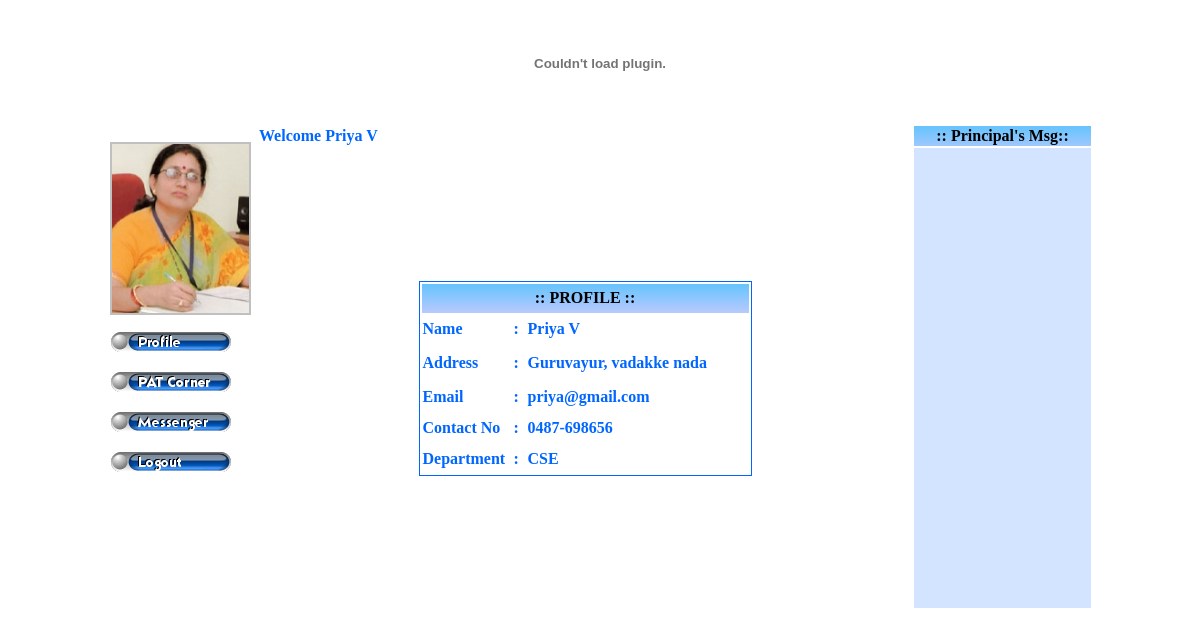
/pat_home.php (signed in), run on the app's committed database.
### tables this page shows
CREATE TABLE IF NOT EXISTS `staff` (
  `staffid` varchar(15) NOT NULL,
  `password` varchar(100) NOT NULL,
  `name` varchar(50) NOT NULL,
  `email` varchar(50) NOT NULL,
  `phone` varchar(15) NOT NULL,
  `mobile` varchar(15) NOT NULL,
  `maritalStatus` char(1) NOT NULL,
  `paddress` varchar(1000) NOT NULL,
  `taddress` varchar(1000) NOT NULL,
  `dob` date NOT NULL,
  `gender` char(1) NOT NULL,
  `religion` varchar(30) NOT NULL,
  `caste` varchar(30) NOT NULL,
  `dept` varchar(5) NOT NULL,
  `qualification` varchar(500) NOT NULL,
  `designation` varchar(30) NOT NULL,
  `photo` varchar(50) NOT NULL,
  PRIMARY KEY (`staffid`)
);

### pat_home.php (the view, shortened to what this page needs)
<HTML><HEAD>
<link rel="stylesheet" type="text/css" href="patv_menustyle.css" media="screen, print" />
<link href="text.css" rel="stylesheet" type="text/css">
<link href="news.css" rel="stylesheet" type="text/css">
<link href="title.css" rel="stylesheet" type="text/css">
</HEAD>
<BODY text=#C0C0C0 vLink=#C0C0C0 aLink=#C0FFAB link=#C0C0C0 leftmargin="0" topmargin="0">
<?php
 $staffid=$_COOKIE['user'];
 $con=mysql_connect("localhost","root","");
 if(!$con)
 {
 die("could not connect:".mysql_error());
 }
 else
 {
 $query=mysql_query("SELECT * FROM staff WHERE staffid='$staffid'");
 $row=mysql_fetch_array($query);
 $name=$row['name'];
 $photo=$row['photo'];
 $src="upload/".$photo;
 $address=$row['paddress'];
 $email=$row['email'];
 $phone=$row['phone'];
 $dept=$row['dept'];
 }
 ?>
<table width="200" border="0" align="center">
  <tr>
    <td colspan="3"><div align="center">
        <object classid="clsid:D27CDB6E-AE6D-11cf-96B8-444553540000" codebase="http://download.macromedia.com/pub/shockwave/cabs/flash/swflash.cab#version=6,0,29,0" width="980" height="120">
          <embed src="banner.swf" quality="high" pluginspage="http://www.macromedia.com/go/getflashplayer" type="application/x-shockwave-flash" width="980" height="120"></embed>
        </object>
    </div></td>
  </tr>
  <tr>
    <td width="145" rowspan="2"><p class="style7"><span class="style1"><img src="<?php echo $src; ?>" alt="" name="photo" width="137" height="169" border="2" class="style6"></span></p>
        <table border="0" cellpadding="0" cellspacing="0">
          <tr>
            <td> <a onmouseover="setOverImg('1','');overSub=true;showSubMenu('submenu1','button1');" onmouseout="setOutImg('1','');overSub=false;setTimeout('hideSubMenu(\'submenu1\')',delay);" target=""><img src="patv_buttons/button1up.png" border="0" id="button1" vspace="1" hspace="1"></a><br></td>
          </tr>
          <tr>
            <td>&nbsp;</td>
          </tr>
          <tr>
            <td> <a onmouseover="setOverImg('2','');overSub=true;showSubMenu('submenu2','button2');" onmouseout="setOutImg('2','');overSub=false;setTimeout('hideSubMenu(\'submenu2\')',delay);" target=""><img src="patv_buttons/button2up.png" border="0" id="button2" vspace="1" hspace="1"></a><br>
            </td>
          </tr>
          <tr>
            <td>&nbsp;</td>
          </tr>
          <tr>
            <td> <a href="pat_sendmsg.php" target="" onmouseover="setOverImg('3','');overSub=true;showSubMenu('submenu3','button3');" onmouseout="setOutImg('3','');overSub=false;setTimeout('hideSubMenu(\'submenu3\')',delay);"><img src="patv_buttons/button3up.png" border="0" id="button3" vspace="1" hspace="1"></a><br>
            </td>
          </tr>
          <tr>
            <td>&nbsp;</td>
          </tr>
          <tr>
            <td> <a href="logout.php" onmouseover="setOverImg('4','');overSub=true;showSubMenu('submenu4','button4');" onmouseout="setOutImg('4','');overSub=false;setTimeout('hideSubMenu(\'submenu4\')',delay);" target=""><img src="patv_buttons/button4up.png" border="0" id="button4" vspace="1" hspace="1"></a><br>            </td>
          </tr>
          <tr>
            <td>&nbsp;</td>
          </tr>
        </table>
        <p>&nbsp;</p>
        <p>&nbsp;</p>
        <p>&nbsp;</p></td>
    <td width="652" height="15" class="text">Welcome <?php echo $name; ?></td>
    <td width="175" height="15" background="title.jpg"><div align="center"><span class="style3">:: Principal's Msg:: </span></div></td>
  </tr>
  <tr>
    <td><table width="333" border="0" align="center" bgcolor="#0066FF" cellpadding="0" cellspacing="1">
        <tr>
          <td bgcolor="#FFFFFF"><table width="331" border="0" align="center" class="text">
            <tr>
              <td height="29" colspan="3" background="title.jpg"><div align="center" class="style3">:: PROFILE :: </div></td>
              </tr>
            <tr>
              <td width="87" height="29"><div align="right" class="style5">
                  <div align="left"><strong>Name</strong></div>
              </div></td>
              <td width="10"><span class="style6">:</span></td>
              <td width="220"><span class="style5"><strong><?php echo $name; ?></strong></span></td>
            </tr>
            <tr>
              <td height="35"><div align="right" class="style5">
                  <div align="left"><strong>Address</strong></div>
              </div></td>
              <td><span class="style6">:</span></td>
              <td><span class="style5"><strong><?php echo $address; ?></strong></span></td>
            </tr>
            <tr>
              <td height="28"><div align="right" class="style5">
                  <div align="left"><strong>Email</strong></div>
              </div></td>
              <td><span class="style6">:</span></td>
              <td><span class="style5"><strong><?php echo $email; ?></strong></span></td>
            </tr>
            <tr>
              <td height="31"><div align="right" class="style5">
                  <div align="left"><strong>Contact No</strong></div>
              </div></td>
              <td><span class="style6">:</span></td>
              <td><span class="style5"><strong><?php echo $phone; ?></strong></span></td>
            </tr>
            <tr>
              <td height="27"><div align="right" class="style5">
                  <div align="left"><strong>Department</strong></div>
              </div></td>
              <td><span class="style6">:</span></td>
              <td><span class="style5"><strong><?php echo $dept; ?></strong></span></td>
            </tr>
          </table></td>
        </tr>
    </table></td>
    <td height="460" bgcolor="#D2E4FF"><marquee width="120" height="450" scrolldelay="120" direction="up" class="news">
    <?php
 $con=mysql_connect("localhost","root","");
 if(!$con)
 {
 die("could not connect:".mysql_error());
 } ?></marquee></td>
  </tr>
</table>
</body>
</HTML>

### text.css (style rules this page uses)
.text { color: #0066FF; font-weight:bold; }

### pat_home.php (style rules this page uses)
.style3 { font-weight: bold; color: #000000; }

### data on the page
staff: photo (picture), name "Priya V", paddress "Guruvayur, vadakke nada", email "priya@gmail.com", phone "0487-698656", dept "CSE"
